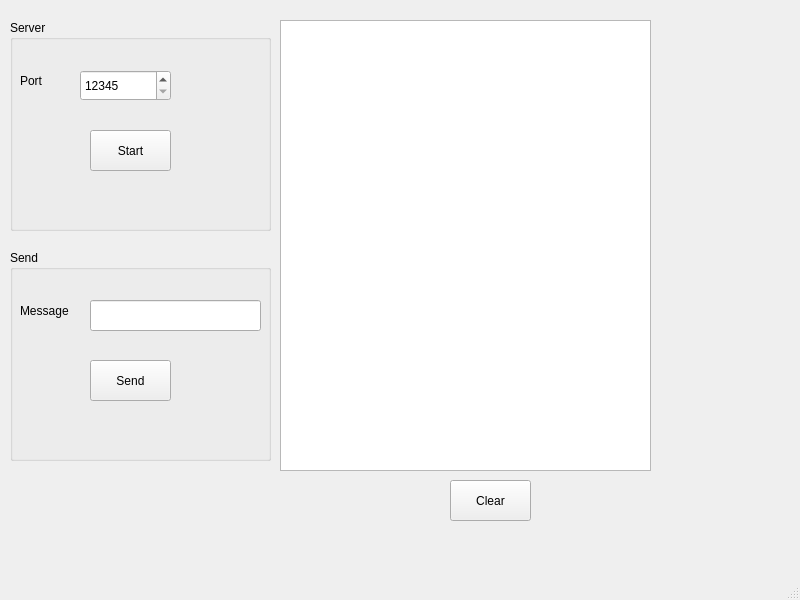
<?xml version="1.0" encoding="UTF-8"?>
<ui version="4.0">
 <class>MainWindow</class>
 <widget class="QMainWindow" name="MainWindow">
  <property name="geometry">
   <rect>
    <x>0</x>
    <y>0</y>
    <width>800</width>
    <height>600</height>
   </rect>
  </property>
  <property name="windowTitle">
   <string>MainWindow</string>
  </property>
  <property name="styleSheet">
   <string notr="true">#color[state = '0']
{
		background-color : rgb(234,0,0);
}
#color[state = '1']
{
		background-color : rgb(67,135,100);
}
</string>
  </property>
  <widget class="QWidget" name="centralwidget">
   <widget class="QGroupBox" name="groupBox">
    <property name="geometry">
     <rect>
      <x>10</x>
      <y>20</y>
      <width>261</width>
      <height>211</height>
     </rect>
    </property>
    <property name="title">
     <string>Server</string>
    </property>
    <widget class="QLabel" name="port">
     <property name="geometry">
      <rect>
       <x>10</x>
       <y>40</y>
       <width>61</width>
       <height>41</height>
      </rect>
     </property>
     <property name="text">
      <string>Port</string>
     </property>
    </widget>
    <widget class="QSpinBox" name="spnserverport">
     <property name="geometry">
      <rect>
       <x>70</x>
       <y>50</y>
       <width>91</width>
       <height>31</height>
      </rect>
     </property>
     <property name="minimum">
      <number>12345</number>
     </property>
     <property name="maximum">
      <number>65535</number>
     </property>
    </widget>
    <widget class="QPushButton" name="btnstart">
     <property name="geometry">
      <rect>
       <x>80</x>
       <y>110</y>
       <width>81</width>
       <height>41</height>
      </rect>
     </property>
     <property name="text">
      <string>Start</string>
     </property>
    </widget>
    <widget class="QLabel" name="color">
     <property name="geometry">
      <rect>
       <x>30</x>
       <y>120</y>
       <width>25</width>
       <height>25</height>
      </rect>
     </property>
     <property name="minimumSize">
      <size>
       <width>25</width>
       <height>25</height>
      </size>
     </property>
     <property name="maximumSize">
      <size>
       <width>25</width>
       <height>25</height>
      </size>
     </property>
     <property name="text">
      <string/>
     </property>
     <property name="state" stdset="0">
      <string/>
     </property>
    </widget>
   </widget>
   <widget class="QListWidget" name="lstConsole">
    <property name="geometry">
     <rect>
      <x>280</x>
      <y>20</y>
      <width>371</width>
      <height>451</height>
     </rect>
    </property>
   </widget>
   <widget class="QPushButton" name="btnclear">
    <property name="geometry">
     <rect>
      <x>450</x>
      <y>480</y>
      <width>81</width>
      <height>41</height>
     </rect>
    </property>
    <property name="text">
     <string>Clear</string>
    </property>
   </widget>
   <widget class="QGroupBox" name="groupBox_2">
    <property name="geometry">
     <rect>
      <x>10</x>
      <y>250</y>
      <width>261</width>
      <height>211</height>
     </rect>
    </property>
    <property name="title">
     <string>Send</string>
    </property>
    <widget class="QLabel" name="msg">
     <property name="geometry">
      <rect>
       <x>10</x>
       <y>40</y>
       <width>61</width>
       <height>41</height>
      </rect>
     </property>
     <property name="text">
      <string>Message</string>
     </property>
    </widget>
    <widget class="QPushButton" name="btnsend">
     <property name="geometry">
      <rect>
       <x>80</x>
       <y>110</y>
       <width>81</width>
       <height>41</height>
      </rect>
     </property>
     <property name="text">
      <string>Send</string>
     </property>
    </widget>
    <widget class="QLabel" name="color_2">
     <property name="geometry">
      <rect>
       <x>30</x>
       <y>120</y>
       <width>25</width>
       <height>25</height>
      </rect>
     </property>
     <property name="minimumSize">
      <size>
       <width>25</width>
       <height>25</height>
      </size>
     </property>
     <property name="maximumSize">
      <size>
       <width>25</width>
       <height>25</height>
      </size>
     </property>
     <property name="text">
      <string/>
     </property>
     <property name="state" stdset="0">
      <string/>
     </property>
    </widget>
    <widget class="QLineEdit" name="lnmsg">
     <property name="geometry">
      <rect>
       <x>80</x>
       <y>50</y>
       <width>171</width>
       <height>31</height>
      </rect>
     </property>
    </widget>
   </widget>
  </widget>
  <widget class="QMenuBar" name="menubar">
   <property name="geometry">
    <rect>
     <x>0</x>
     <y>0</y>
     <width>800</width>
     <height>21</height>
    </rect>
   </property>
  </widget>
  <widget class="QStatusBar" name="statusbar"/>
 </widget>
 <resources/>
 <connections/>
</ui>
